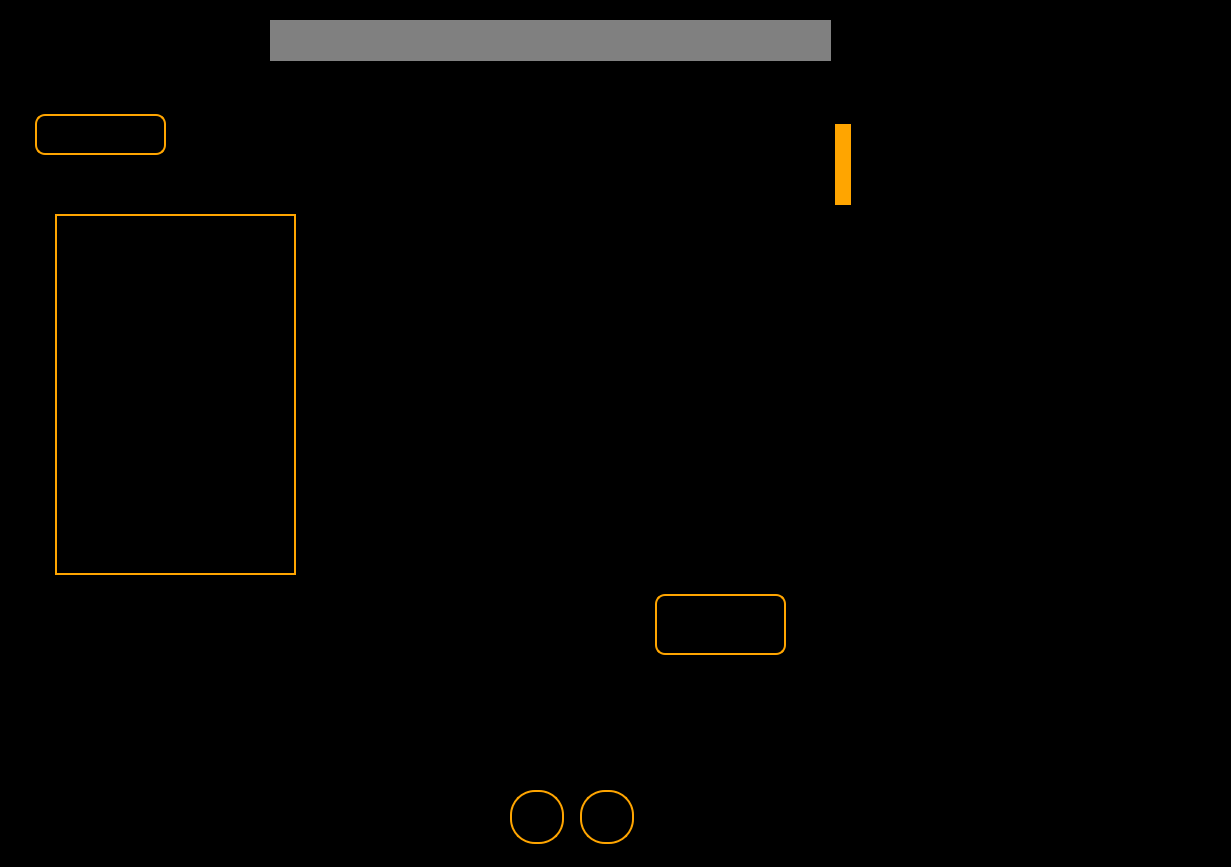
<?xml version="1.0" encoding="UTF-8"?>
<ui version="4.0">
 <class>HomePage</class>
 <widget class="QDialog" name="HomePage">
  <property name="geometry">
   <rect>
    <x>0</x>
    <y>0</y>
    <width>1231</width>
    <height>867</height>
   </rect>
  </property>
  <property name="font">
   <font>
    <pointsize>30</pointsize>
    <bold>true</bold>
   </font>
  </property>
  <property name="windowTitle">
   <string>Dialog</string>
  </property>
  <property name="styleSheet">
   <string notr="true">background:black;
border:none;</string>
  </property>
  <widget class="QPushButton" name="ProfilePicture">
   <property name="geometry">
    <rect>
     <x>1120</x>
     <y>10</y>
     <width>50</width>
     <height>50</height>
    </rect>
   </property>
   <property name="cursor">
    <cursorShape>PointingHandCursor</cursorShape>
   </property>
   <property name="styleSheet">
    <string notr="true">QPushButton
{
background:black;}</string>
   </property>
   <property name="text">
    <string/>
   </property>
   <property name="iconSize">
    <size>
     <width>50</width>
     <height>50</height>
    </size>
   </property>
  </widget>
  <widget class="QPushButton" name="house">
   <property name="geometry">
    <rect>
     <x>80</x>
     <y>10</y>
     <width>50</width>
     <height>50</height>
    </rect>
   </property>
   <property name="font">
    <font>
     <pointsize>15</pointsize>
    </font>
   </property>
   <property name="cursor">
    <cursorShape>PointingHandCursor</cursorShape>
   </property>
   <property name="styleSheet">
    <string notr="true">QPushButton
{
background:black;}</string>
   </property>
   <property name="text">
    <string/>
   </property>
   <property name="iconSize">
    <size>
     <width>50</width>
     <height>50</height>
    </size>
   </property>
  </widget>
  <widget class="QLabel" name="logo">
   <property name="geometry">
    <rect>
     <x>10</x>
     <y>10</y>
     <width>50</width>
     <height>50</height>
    </rect>
   </property>
   <property name="styleSheet">
    <string notr="true">QLabel
{
background:none;
}</string>
   </property>
   <property name="text">
    <string/>
   </property>
   <property name="scaledContents">
    <bool>true</bool>
   </property>
  </widget>
  <widget class="QPushButton" name="searchbtn">
   <property name="geometry">
    <rect>
     <x>1050</x>
     <y>10</y>
     <width>50</width>
     <height>50</height>
    </rect>
   </property>
   <property name="cursor">
    <cursorShape>PointingHandCursor</cursorShape>
   </property>
   <property name="styleSheet">
    <string notr="true">QPushButton
{
background:black;}</string>
   </property>
   <property name="text">
    <string/>
   </property>
   <property name="iconSize">
    <size>
     <width>50</width>
     <height>50</height>
    </size>
   </property>
  </widget>
  <widget class="QPushButton" name="gearbtn">
   <property name="geometry">
    <rect>
     <x>980</x>
     <y>10</y>
     <width>50</width>
     <height>50</height>
    </rect>
   </property>
   <property name="cursor">
    <cursorShape>PointingHandCursor</cursorShape>
   </property>
   <property name="styleSheet">
    <string notr="true">QPushButton
{
background:black;}</string>
   </property>
   <property name="text">
    <string/>
   </property>
   <property name="iconSize">
    <size>
     <width>50</width>
     <height>50</height>
    </size>
   </property>
  </widget>
  <widget class="QLineEdit" name="searchbar">
   <property name="geometry">
    <rect>
     <x>270</x>
     <y>20</y>
     <width>561</width>
     <height>41</height>
    </rect>
   </property>
   <property name="styleSheet">
    <string notr="true">QObject
{
background-color:grey;
color:black;
}</string>
   </property>
  </widget>
  <widget class="QLabel" name="foryoulabel">
   <property name="geometry">
    <rect>
     <x>30</x>
     <y>130</y>
     <width>131</width>
     <height>31</height>
    </rect>
   </property>
   <property name="font">
    <font>
     <family>Arial Black</family>
     <pointsize>18</pointsize>
     <italic>true</italic>
     <bold>true</bold>
    </font>
   </property>
   <property name="text">
    <string>For You</string>
   </property>
  </widget>
  <widget class="QGroupBox" name="foryoubox">
   <property name="geometry">
    <rect>
     <x>100</x>
     <y>170</y>
     <width>1041</width>
     <height>281</height>
    </rect>
   </property>
   <property name="styleSheet">
    <string notr="true">QGroupBox
{
background:none;
border:none;
}</string>
   </property>
   <widget class="QPushButton" name="moviebtn_1">
    <property name="geometry">
     <rect>
      <x>30</x>
      <y>60</y>
      <width>171</width>
      <height>171</height>
     </rect>
    </property>
    <property name="cursor">
     <cursorShape>PointingHandCursor</cursorShape>
    </property>
    <property name="styleSheet">
     <string notr="true">QPushButton
{
background:none;
height:60px;
width:30px;
}
QPushButton:hover
{
background:none;
height:80px;
width:50px;

}</string>
    </property>
    <property name="text">
     <string/>
    </property>
    <property name="iconSize">
     <size>
      <width>30</width>
      <height>60</height>
     </size>
    </property>
   </widget>
   <widget class="QPushButton" name="moviebtn_2">
    <property name="geometry">
     <rect>
      <x>280</x>
      <y>60</y>
      <width>171</width>
      <height>171</height>
     </rect>
    </property>
    <property name="cursor">
     <cursorShape>PointingHandCursor</cursorShape>
    </property>
    <property name="styleSheet">
     <string notr="true">QPushButton
{
background:none;
height:60px;
width:30px;
}
QPushButton:hover
{
background:none;
height:80px;
width:50px;

}</string>
    </property>
    <property name="text">
     <string/>
    </property>
    <property name="iconSize">
     <size>
      <width>30</width>
      <height>60</height>
     </size>
    </property>
   </widget>
   <widget class="QPushButton" name="moviebtn_3">
    <property name="geometry">
     <rect>
      <x>560</x>
      <y>60</y>
      <width>171</width>
      <height>171</height>
     </rect>
    </property>
    <property name="cursor">
     <cursorShape>PointingHandCursor</cursorShape>
    </property>
    <property name="styleSheet">
     <string notr="true">QPushButton
{
background:none;
height:60px;
width:30px;
}
QPushButton:hover
{
background:none;
height:80px;
width:50px;

}</string>
    </property>
    <property name="text">
     <string/>
    </property>
    <property name="iconSize">
     <size>
      <width>30</width>
      <height>60</height>
     </size>
    </property>
   </widget>
   <widget class="QPushButton" name="moviebtn_4">
    <property name="geometry">
     <rect>
      <x>800</x>
      <y>60</y>
      <width>171</width>
      <height>171</height>
     </rect>
    </property>
    <property name="cursor">
     <cursorShape>PointingHandCursor</cursorShape>
    </property>
    <property name="styleSheet">
     <string notr="true">QPushButton
{
background:none;
height:60px;
width:30px;
}
QPushButton:hover
{
background:none;
height:80px;
width:50px;

}</string>
    </property>
    <property name="text">
     <string/>
    </property>
    <property name="iconSize">
     <size>
      <width>30</width>
      <height>60</height>
     </size>
    </property>
   </widget>
  </widget>
  <widget class="QPushButton" name="leftbtn">
   <property name="geometry">
    <rect>
     <x>20</x>
     <y>250</y>
     <width>80</width>
     <height>80</height>
    </rect>
   </property>
   <property name="cursor">
    <cursorShape>PointingHandCursor</cursorShape>
   </property>
   <property name="styleSheet">
    <string notr="true">QPushButton
{
background-color:black;
border:none;
}</string>
   </property>
   <property name="text">
    <string/>
   </property>
   <property name="iconSize">
    <size>
     <width>80</width>
     <height>80</height>
    </size>
   </property>
  </widget>
  <widget class="QPushButton" name="rightbtn">
   <property name="geometry">
    <rect>
     <x>1140</x>
     <y>250</y>
     <width>80</width>
     <height>80</height>
    </rect>
   </property>
   <property name="cursor">
    <cursorShape>PointingHandCursor</cursorShape>
   </property>
   <property name="styleSheet">
    <string notr="true">QPushButton
{
background-color:black;
border:none;
}</string>
   </property>
   <property name="text">
    <string/>
   </property>
   <property name="iconSize">
    <size>
     <width>80</width>
     <height>80</height>
    </size>
   </property>
  </widget>
  <widget class="QGroupBox" name="recentgroupbox">
   <property name="geometry">
    <rect>
     <x>100</x>
     <y>490</y>
     <width>1041</width>
     <height>281</height>
    </rect>
   </property>
   <property name="styleSheet">
    <string notr="true">QGroupBox
{
background:none;
border:none;
}</string>
   </property>
   <widget class="QPushButton" name="moviebtn_9">
    <property name="geometry">
     <rect>
      <x>30</x>
      <y>60</y>
      <width>171</width>
      <height>171</height>
     </rect>
    </property>
    <property name="cursor">
     <cursorShape>PointingHandCursor</cursorShape>
    </property>
    <property name="styleSheet">
     <string notr="true">QPushButton
{
background:none;
height:60px;
width:30px;
}
QPushButton:hover
{
background:none;
height:80px;
width:50px;

}</string>
    </property>
    <property name="text">
     <string/>
    </property>
    <property name="iconSize">
     <size>
      <width>30</width>
      <height>60</height>
     </size>
    </property>
   </widget>
   <widget class="QPushButton" name="moviebtn_10">
    <property name="geometry">
     <rect>
      <x>280</x>
      <y>60</y>
      <width>171</width>
      <height>171</height>
     </rect>
    </property>
    <property name="cursor">
     <cursorShape>PointingHandCursor</cursorShape>
    </property>
    <property name="styleSheet">
     <string notr="true">QPushButton
{
background:none;
height:60px;
width:30px;
}
QPushButton:hover
{
background:none;
height:80px;
width:50px;

}</string>
    </property>
    <property name="text">
     <string/>
    </property>
    <property name="iconSize">
     <size>
      <width>30</width>
      <height>60</height>
     </size>
    </property>
   </widget>
   <widget class="QPushButton" name="moviebtn_11">
    <property name="geometry">
     <rect>
      <x>560</x>
      <y>60</y>
      <width>171</width>
      <height>171</height>
     </rect>
    </property>
    <property name="cursor">
     <cursorShape>PointingHandCursor</cursorShape>
    </property>
    <property name="styleSheet">
     <string notr="true">QPushButton
{
background:none;
height:60px;
width:30px;
}
QPushButton:hover
{
background:none;
height:80px;
width:50px;

}</string>
    </property>
    <property name="text">
     <string/>
    </property>
    <property name="iconSize">
     <size>
      <width>30</width>
      <height>60</height>
     </size>
    </property>
   </widget>
   <widget class="QPushButton" name="moviebtn_12">
    <property name="geometry">
     <rect>
      <x>800</x>
      <y>60</y>
      <width>171</width>
      <height>171</height>
     </rect>
    </property>
    <property name="cursor">
     <cursorShape>PointingHandCursor</cursorShape>
    </property>
    <property name="styleSheet">
     <string notr="true">QPushButton
{
background:none;
height:60px;
width:30px;
}
QPushButton:hover
{
background:none;
height:80px;
width:50px;

}</string>
    </property>
    <property name="text">
     <string/>
    </property>
    <property name="iconSize">
     <size>
      <width>30</width>
      <height>60</height>
     </size>
    </property>
   </widget>
  </widget>
  <widget class="QLabel" name="recentlabel">
   <property name="geometry">
    <rect>
     <x>20</x>
     <y>440</y>
     <width>131</width>
     <height>31</height>
    </rect>
   </property>
   <property name="font">
    <font>
     <family>Arial Black</family>
     <pointsize>18</pointsize>
     <italic>true</italic>
     <bold>true</bold>
    </font>
   </property>
   <property name="text">
    <string>Recent</string>
   </property>
  </widget>
  <widget class="QPushButton" name="rightbtn_2">
   <property name="geometry">
    <rect>
     <x>1140</x>
     <y>590</y>
     <width>80</width>
     <height>80</height>
    </rect>
   </property>
   <property name="cursor">
    <cursorShape>PointingHandCursor</cursorShape>
   </property>
   <property name="styleSheet">
    <string notr="true">QPushButton
{
background-color:black;
border:none;
}</string>
   </property>
   <property name="text">
    <string/>
   </property>
   <property name="iconSize">
    <size>
     <width>80</width>
     <height>80</height>
    </size>
   </property>
  </widget>
  <widget class="QPushButton" name="leftbtn_2">
   <property name="geometry">
    <rect>
     <x>20</x>
     <y>590</y>
     <width>80</width>
     <height>80</height>
    </rect>
   </property>
   <property name="cursor">
    <cursorShape>PointingHandCursor</cursorShape>
   </property>
   <property name="styleSheet">
    <string notr="true">QPushButton
{
background-color:black;
border:none;
}</string>
   </property>
   <property name="text">
    <string/>
   </property>
   <property name="iconSize">
    <size>
     <width>80</width>
     <height>80</height>
    </size>
   </property>
  </widget>
  <widget class="QGroupBox" name="recentgroupbox_2">
   <property name="geometry">
    <rect>
     <x>100</x>
     <y>480</y>
     <width>1041</width>
     <height>281</height>
    </rect>
   </property>
   <property name="styleSheet">
    <string notr="true">QGroupBox
{
background:none;
border:none;
}</string>
   </property>
   <widget class="QPushButton" name="moviebtn_13">
    <property name="geometry">
     <rect>
      <x>30</x>
      <y>60</y>
      <width>171</width>
      <height>171</height>
     </rect>
    </property>
    <property name="cursor">
     <cursorShape>PointingHandCursor</cursorShape>
    </property>
    <property name="styleSheet">
     <string notr="true">QPushButton
{
background:none;
height:60px;
width:30px;
}
QPushButton:hover
{
background:none;
height:80px;
width:50px;

}</string>
    </property>
    <property name="text">
     <string/>
    </property>
    <property name="iconSize">
     <size>
      <width>30</width>
      <height>60</height>
     </size>
    </property>
   </widget>
   <widget class="QPushButton" name="moviebtn_14">
    <property name="geometry">
     <rect>
      <x>280</x>
      <y>60</y>
      <width>171</width>
      <height>171</height>
     </rect>
    </property>
    <property name="cursor">
     <cursorShape>PointingHandCursor</cursorShape>
    </property>
    <property name="styleSheet">
     <string notr="true">QPushButton
{
background:none;
height:60px;
width:30px;
}
QPushButton:hover
{
background:none;
height:80px;
width:50px;

}</string>
    </property>
    <property name="text">
     <string/>
    </property>
    <property name="iconSize">
     <size>
      <width>30</width>
      <height>60</height>
     </size>
    </property>
   </widget>
   <widget class="QPushButton" name="moviebtn_15">
    <property name="geometry">
     <rect>
      <x>560</x>
      <y>60</y>
      <width>171</width>
      <height>171</height>
     </rect>
    </property>
    <property name="cursor">
     <cursorShape>PointingHandCursor</cursorShape>
    </property>
    <property name="styleSheet">
     <string notr="true">QPushButton
{
background:none;
height:60px;
width:30px;
}
QPushButton:hover
{
background:none;
height:80px;
width:50px;

}</string>
    </property>
    <property name="text">
     <string/>
    </property>
    <property name="iconSize">
     <size>
      <width>30</width>
      <height>60</height>
     </size>
    </property>
   </widget>
   <widget class="QPushButton" name="moviebtn_16">
    <property name="geometry">
     <rect>
      <x>800</x>
      <y>60</y>
      <width>171</width>
      <height>171</height>
     </rect>
    </property>
    <property name="cursor">
     <cursorShape>PointingHandCursor</cursorShape>
    </property>
    <property name="styleSheet">
     <string notr="true">QPushButton
{
background:none;
height:60px;
width:30px;
}
QPushButton:hover
{
background:none;
height:80px;
width:50px;

}</string>
    </property>
    <property name="text">
     <string/>
    </property>
    <property name="iconSize">
     <size>
      <width>30</width>
      <height>60</height>
     </size>
    </property>
   </widget>
  </widget>
  <widget class="QLabel" name="castlabel">
   <property name="geometry">
    <rect>
     <x>780</x>
     <y>740</y>
     <width>111</width>
     <height>41</height>
    </rect>
   </property>
   <property name="font">
    <font>
     <family>Arial Black</family>
     <pointsize>17</pointsize>
     <italic>true</italic>
     <bold>true</bold>
    </font>
   </property>
   <property name="text">
    <string/>
   </property>
   <property name="alignment">
    <set>Qt::AlignCenter</set>
   </property>
  </widget>
  <widget class="QLabel" name="movienameforhome">
   <property name="geometry">
    <rect>
     <x>900</x>
     <y>70</y>
     <width>271</width>
     <height>61</height>
    </rect>
   </property>
   <property name="font">
    <font>
     <family>Arial Black</family>
     <pointsize>17</pointsize>
     <italic>true</italic>
     <bold>true</bold>
    </font>
   </property>
   <property name="styleSheet">
    <string notr="true">border:none;</string>
   </property>
   <property name="text">
    <string/>
   </property>
   <property name="alignment">
    <set>Qt::AlignCenter</set>
   </property>
  </widget>
  <widget class="QPushButton" name="onepage">
   <property name="geometry">
    <rect>
     <x>510</x>
     <y>790</y>
     <width>54</width>
     <height>54</height>
    </rect>
   </property>
   <property name="font">
    <font>
     <pointsize>15</pointsize>
     <bold>true</bold>
    </font>
   </property>
   <property name="styleSheet">
    <string notr="true">QPushButton
{
background:none;
border:2px solid orange;
  border-radius: 25px; 
        min-width: 50px;    
        min-height: 50px;    
        max-width: 50px;   
        max-height: 50px;   
}
QPushButton:hover
{
background:orange;

}</string>
   </property>
   <property name="text">
    <string>1</string>
   </property>
  </widget>
  <widget class="QPushButton" name="twopage">
   <property name="geometry">
    <rect>
     <x>580</x>
     <y>790</y>
     <width>54</width>
     <height>54</height>
    </rect>
   </property>
   <property name="font">
    <font>
     <pointsize>15</pointsize>
     <bold>true</bold>
    </font>
   </property>
   <property name="styleSheet">
    <string notr="true">QPushButton
{
background:none;
border:2px solid orange;
  border-radius: 25px; 
        min-width: 50px;    
        min-height: 50px;    
        max-width: 50px;   
        max-height: 50px;   
}
QPushButton:hover
{
background:orange;

}</string>
   </property>
   <property name="text">
    <string>2</string>
   </property>
  </widget>
  <widget class="QGroupBox" name="toprategroupbox">
   <property name="geometry">
    <rect>
     <x>0</x>
     <y>70</y>
     <width>1231</width>
     <height>651</height>
    </rect>
   </property>
   <property name="styleSheet">
    <string notr="true">border:none;</string>
   </property>
   <property name="title">
    <string/>
   </property>
   <widget class="QLabel" name="highrated">
    <property name="geometry">
     <rect>
      <x>40</x>
      <y>20</y>
      <width>171</width>
      <height>51</height>
     </rect>
    </property>
    <property name="font">
     <font>
      <pointsize>25</pointsize>
      <italic>true</italic>
      <bold>true</bold>
     </font>
    </property>
    <property name="text">
     <string>Top Rated</string>
    </property>
   </widget>
   <widget class="QPushButton" name="pushButton">
    <property name="geometry">
     <rect>
      <x>160</x>
      <y>140</y>
      <width>171</width>
      <height>181</height>
     </rect>
    </property>
    <property name="text">
     <string/>
    </property>
   </widget>
   <widget class="QPushButton" name="topratemovie_1">
    <property name="geometry">
     <rect>
      <x>170</x>
      <y>250</y>
      <width>151</width>
      <height>191</height>
     </rect>
    </property>
    <property name="styleSheet">
     <string notr="true"/>
    </property>
    <property name="text">
     <string/>
    </property>
   </widget>
   <widget class="QPushButton" name="topratemovie_2">
    <property name="geometry">
     <rect>
      <x>400</x>
      <y>250</y>
      <width>151</width>
      <height>191</height>
     </rect>
    </property>
    <property name="styleSheet">
     <string notr="true"/>
    </property>
    <property name="text">
     <string/>
    </property>
   </widget>
   <widget class="QPushButton" name="topratemovie_3">
    <property name="geometry">
     <rect>
      <x>640</x>
      <y>250</y>
      <width>151</width>
      <height>191</height>
     </rect>
    </property>
    <property name="styleSheet">
     <string notr="true"/>
    </property>
    <property name="text">
     <string/>
    </property>
   </widget>
   <widget class="QPushButton" name="topratemovie_4">
    <property name="geometry">
     <rect>
      <x>870</x>
      <y>250</y>
      <width>151</width>
      <height>191</height>
     </rect>
    </property>
    <property name="styleSheet">
     <string notr="true"/>
    </property>
    <property name="text">
     <string/>
    </property>
   </widget>
   <widget class="QPushButton" name="topleft">
    <property name="geometry">
     <rect>
      <x>50</x>
      <y>293</y>
      <width>71</width>
      <height>71</height>
     </rect>
    </property>
    <property name="styleSheet">
     <string notr="true"/>
    </property>
    <property name="text">
     <string/>
    </property>
   </widget>
   <widget class="QPushButton" name="topright">
    <property name="geometry">
     <rect>
      <x>1070</x>
      <y>300</y>
      <width>71</width>
      <height>71</height>
     </rect>
    </property>
    <property name="styleSheet">
     <string notr="true"/>
    </property>
    <property name="text">
     <string/>
    </property>
   </widget>
  </widget>
  <widget class="QGroupBox" name="descriptionbox">
   <property name="geometry">
    <rect>
     <x>35</x>
     <y>104</y>
     <width>1201</width>
     <height>581</height>
    </rect>
   </property>
   <property name="font">
    <font>
     <pointsize>10</pointsize>
     <bold>true</bold>
    </font>
   </property>
   <property name="styleSheet">
    <string notr="true">
border-radius:orange;</string>
   </property>
   <property name="title">
    <string/>
   </property>
   <widget class="QPushButton" name="moviedescbtn">
    <property name="geometry">
     <rect>
      <x>20</x>
      <y>110</y>
      <width>241</width>
      <height>361</height>
     </rect>
    </property>
    <property name="cursor">
     <cursorShape>PointingHandCursor</cursorShape>
    </property>
    <property name="styleSheet">
     <string notr="true">QPushButton
{

height:60px;
width:30px;
border:2px solid orange;
}
</string>
    </property>
    <property name="text">
     <string/>
    </property>
    <property name="iconSize">
     <size>
      <width>281</width>
      <height>271</height>
     </size>
    </property>
   </widget>
   <widget class="QLabel" name="movienamelabel">
    <property name="geometry">
     <rect>
      <x>840</x>
      <y>30</y>
      <width>271</width>
      <height>61</height>
     </rect>
    </property>
    <property name="font">
     <font>
      <family>Arial Black</family>
      <pointsize>17</pointsize>
      <italic>true</italic>
      <bold>true</bold>
     </font>
    </property>
    <property name="styleSheet">
     <string notr="true">border:none;</string>
    </property>
    <property name="text">
     <string/>
    </property>
    <property name="alignment">
     <set>Qt::AlignCenter</set>
    </property>
   </widget>
   <widget class="QLabel" name="directorlabel">
    <property name="geometry">
     <rect>
      <x>350</x>
      <y>360</y>
      <width>91</width>
      <height>41</height>
     </rect>
    </property>
    <property name="font">
     <font>
      <family>Arial Black</family>
      <pointsize>10</pointsize>
      <italic>true</italic>
      <bold>true</bold>
     </font>
    </property>
    <property name="text">
     <string>Director:</string>
    </property>
    <property name="alignment">
     <set>Qt::AlignCenter</set>
    </property>
   </widget>
   <widget class="QPushButton" name="star">
    <property name="geometry">
     <rect>
      <x>190</x>
      <y>500</y>
      <width>61</width>
      <height>51</height>
     </rect>
    </property>
    <property name="styleSheet">
     <string notr="true">
border:none;</string>
    </property>
    <property name="text">
     <string/>
    </property>
   </widget>
   <widget class="QPushButton" name="star2">
    <property name="geometry">
     <rect>
      <x>270</x>
      <y>500</y>
      <width>61</width>
      <height>51</height>
     </rect>
    </property>
    <property name="styleSheet">
     <string notr="true">
border:none;</string>
    </property>
    <property name="text">
     <string/>
    </property>
   </widget>
   <widget class="QPushButton" name="star3">
    <property name="geometry">
     <rect>
      <x>350</x>
      <y>500</y>
      <width>61</width>
      <height>51</height>
     </rect>
    </property>
    <property name="styleSheet">
     <string notr="true">
border:none;</string>
    </property>
    <property name="text">
     <string/>
    </property>
   </widget>
   <widget class="QPushButton" name="star4">
    <property name="geometry">
     <rect>
      <x>430</x>
      <y>500</y>
      <width>61</width>
      <height>51</height>
     </rect>
    </property>
    <property name="styleSheet">
     <string notr="true">
border:none;</string>
    </property>
    <property name="text">
     <string/>
    </property>
   </widget>
   <widget class="QPushButton" name="star5">
    <property name="geometry">
     <rect>
      <x>510</x>
      <y>500</y>
      <width>61</width>
      <height>51</height>
     </rect>
    </property>
    <property name="font">
     <font>
      <pointsize>13</pointsize>
     </font>
    </property>
    <property name="styleSheet">
     <string notr="true">
border:none;</string>
    </property>
    <property name="text">
     <string/>
    </property>
   </widget>
   <widget class="QPushButton" name="ratebtn">
    <property name="geometry">
     <rect>
      <x>620</x>
      <y>490</y>
      <width>131</width>
      <height>61</height>
     </rect>
    </property>
    <property name="font">
     <font>
      <pointsize>13</pointsize>
     </font>
    </property>
    <property name="cursor">
     <cursorShape>PointingHandCursor</cursorShape>
    </property>
    <property name="styleSheet">
     <string notr="true">QPushButton{
background:none;
border:2px solid orange;
border-radius:10px;
}
QPushButton:hover
{
background:orange;
}</string>
    </property>
    <property name="text">
     <string>Rate</string>
    </property>
   </widget>
   <widget class="QTextEdit" name="description">
    <property name="geometry">
     <rect>
      <x>360</x>
      <y>130</y>
      <width>621</width>
      <height>151</height>
     </rect>
    </property>
    <property name="font">
     <font>
      <pointsize>10</pointsize>
      <bold>true</bold>
     </font>
    </property>
    <property name="styleSheet">
     <string notr="true">
border-radius:10px;</string>
    </property>
    <property name="readOnly">
     <bool>true</bool>
    </property>
   </widget>
   <widget class="QPushButton" name="pushButton_7">
    <property name="geometry">
     <rect>
      <x>0</x>
      <y>10</y>
      <width>131</width>
      <height>41</height>
     </rect>
    </property>
    <property name="font">
     <font>
      <pointsize>13</pointsize>
      <bold>true</bold>
     </font>
    </property>
    <property name="cursor">
     <cursorShape>PointingHandCursor</cursorShape>
    </property>
    <property name="styleSheet">
     <string notr="true">QPushButton{
background:none;
border:2px solid orange;
border-radius:10px;
}
QPushButton:hover
{
background:orange;
}</string>
    </property>
    <property name="text">
     <string>Close</string>
    </property>
   </widget>
   <widget class="QTextEdit" name="directornames">
    <property name="geometry">
     <rect>
      <x>450</x>
      <y>370</y>
      <width>541</width>
      <height>31</height>
     </rect>
    </property>
    <property name="font">
     <font>
      <pointsize>10</pointsize>
      <bold>true</bold>
     </font>
    </property>
    <property name="styleSheet">
     <string notr="true">
border-radius:10px;</string>
    </property>
    <property name="readOnly">
     <bool>true</bool>
    </property>
   </widget>
   <widget class="QTextEdit" name="castnames">
    <property name="geometry">
     <rect>
      <x>450</x>
      <y>430</y>
      <width>541</width>
      <height>31</height>
     </rect>
    </property>
    <property name="font">
     <font>
      <pointsize>10</pointsize>
      <bold>true</bold>
     </font>
    </property>
    <property name="styleSheet">
     <string notr="true">
border-radius:10px;</string>
    </property>
    <property name="readOnly">
     <bool>true</bool>
    </property>
   </widget>
   <widget class="QLabel" name="label">
    <property name="geometry">
     <rect>
      <x>360</x>
      <y>90</y>
      <width>101</width>
      <height>31</height>
     </rect>
    </property>
    <property name="font">
     <font>
      <pointsize>10</pointsize>
      <italic>true</italic>
      <bold>true</bold>
     </font>
    </property>
    <property name="text">
     <string>overview:</string>
    </property>
   </widget>
   <widget class="QLabel" name="label_2">
    <property name="geometry">
     <rect>
      <x>800</x>
      <y>20</y>
      <width>16</width>
      <height>81</height>
     </rect>
    </property>
    <property name="styleSheet">
     <string notr="true">background:orange;</string>
    </property>
    <property name="text">
     <string/>
    </property>
   </widget>
   <widget class="QLabel" name="directorlabel_2">
    <property name="geometry">
     <rect>
      <x>350</x>
      <y>420</y>
      <width>91</width>
      <height>41</height>
     </rect>
    </property>
    <property name="font">
     <font>
      <family>Arial Black</family>
      <pointsize>10</pointsize>
      <italic>true</italic>
      <bold>true</bold>
     </font>
    </property>
    <property name="text">
     <string>Casts:</string>
    </property>
    <property name="alignment">
     <set>Qt::AlignCenter</set>
    </property>
   </widget>
   <widget class="QLabel" name="directorlabel_3">
    <property name="geometry">
     <rect>
      <x>350</x>
      <y>300</y>
      <width>91</width>
      <height>41</height>
     </rect>
    </property>
    <property name="font">
     <font>
      <family>Arial Black</family>
      <pointsize>10</pointsize>
      <italic>true</italic>
      <bold>true</bold>
     </font>
    </property>
    <property name="text">
     <string>Genre:</string>
    </property>
    <property name="alignment">
     <set>Qt::AlignCenter</set>
    </property>
   </widget>
   <widget class="QTextEdit" name="genrelabel">
    <property name="geometry">
     <rect>
      <x>450</x>
      <y>310</y>
      <width>541</width>
      <height>31</height>
     </rect>
    </property>
    <property name="font">
     <font>
      <pointsize>10</pointsize>
      <bold>true</bold>
     </font>
    </property>
    <property name="styleSheet">
     <string notr="true">
border-radius:10px;</string>
    </property>
    <property name="readOnly">
     <bool>true</bool>
    </property>
   </widget>
   <widget class="QLabel" name="ratinglabel">
    <property name="geometry">
     <rect>
      <x>870</x>
      <y>500</y>
      <width>261</width>
      <height>41</height>
     </rect>
    </property>
    <property name="font">
     <font>
      <pointsize>10</pointsize>
     </font>
    </property>
    <property name="styleSheet">
     <string notr="true"/>
    </property>
    <property name="text">
     <string/>
    </property>
   </widget>
  </widget>
 </widget>
 <resources/>
 <connections/>
</ui>
